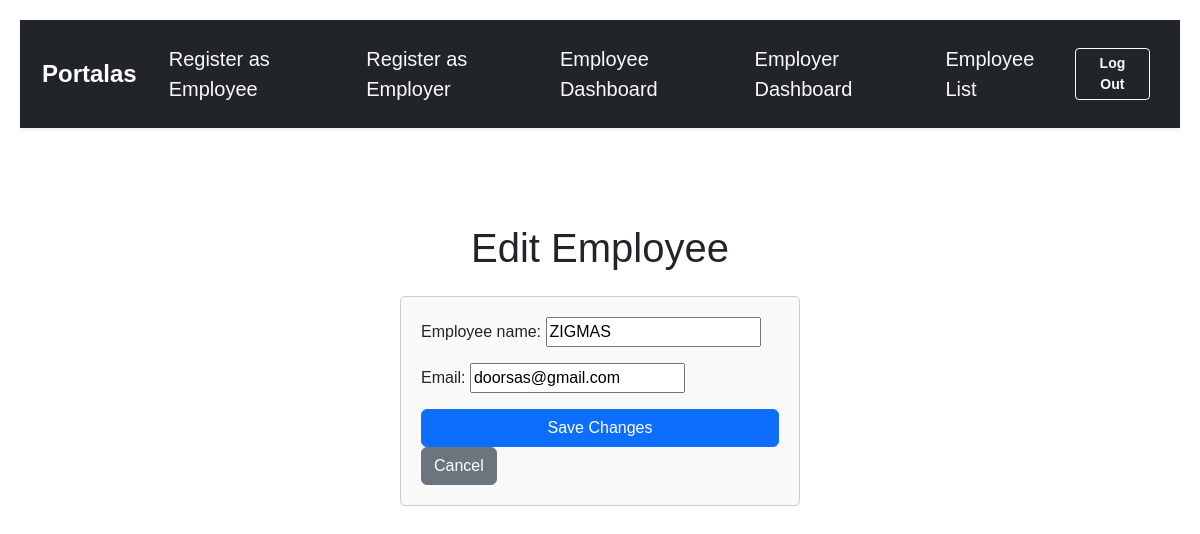
The page /employee/employees/2/edit/ (signed in) on the database as committed earlier.
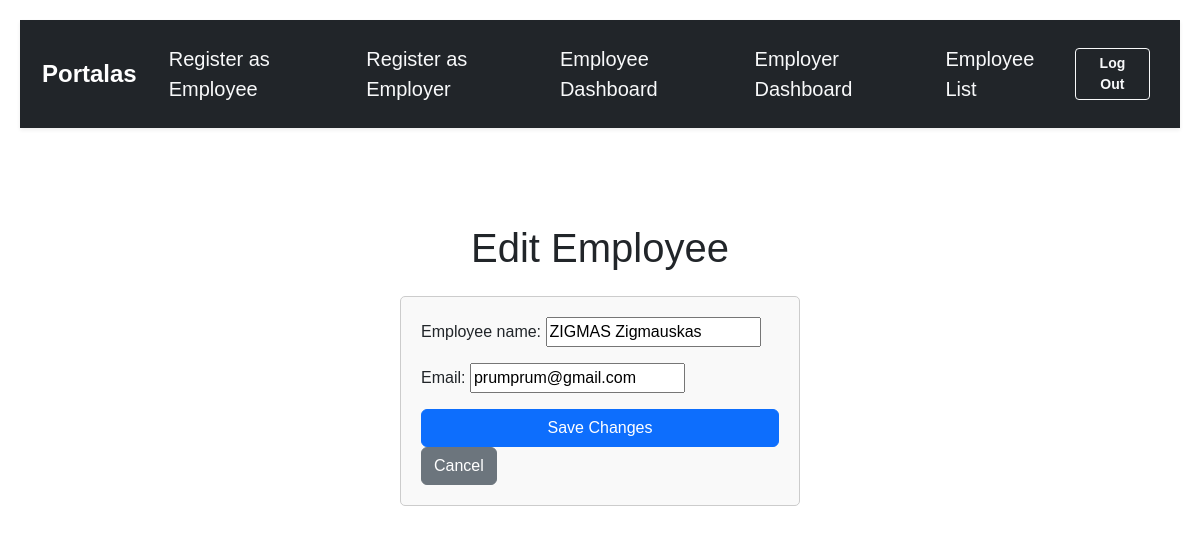
The same page on the database as committed later.
### employee/models.py (models this page shows, shortened)
class Employee(models.Model):
    user = models.OneToOneField(User, on_delete=models.CASCADE)  # Link to User
    employee_name = models.CharField(max_length=255)
    email = models.EmailField()

### employee/views.py (the view)
# urls.py: path('employees/<int:pk>/edit/', views.employee_edit, name='employee_edit'),
@login_required
def employee_edit(request, pk):
    employee = get_object_or_404(Employee, pk=pk)
    if request.method == 'POST':
        form = EmployeeEditForm(request.POST, instance=employee)
        if form.is_valid():
            form.save()
            return redirect('employee_list')  # Redirect back to list
    else:
        form = EmployeeEditForm(instance=employee)
    return render(request, 'employee/employee_edit.html', {'form': form})

### employee/forms.py
class EmployeeEditForm(forms.ModelForm):
    class Meta:
        model = Employee
        fields = ["employee_name",'email']

### employee/templates/employee/employee_edit.html (shortened to what this page needs)
{% extends 'base.html' %}
{% block content %}
<div class="container mt-5">
    <h1 class="mb-4">Edit Employee</h1>
    <form method="post" class="needs-validation" novalidate>
        {{ form.as_p }}
        <div class="mt-3">
            <button type="submit" class="btn btn-primary">Save Changes</button>
            <a href="{% url 'employee_list' %}" class="btn btn-secondary">Cancel</a>
        </div>
    </form>
</div>
{% endblock %}

Rows that differ between the two databases and show on the page:
changed Employee: employee_name "ZIGMAS" → "ZIGMAS Zigmauskas"; email "doorsas@gmail.com" → "prumprum@gmail.com"
